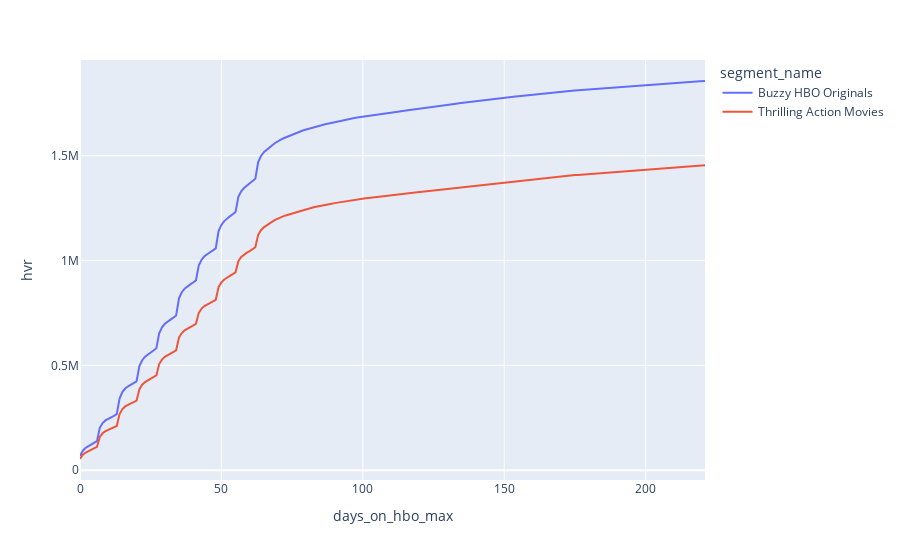

The code cell stored with this chart in its notebook:
### Code cell
fig = px.line(plot, x="days_on_hbo_max", y="hvr", color='segment_name')
fig.show()

### Figure 1 — Plotly figure (JSON) as saved in the notebook; plotly's stock layout.template omitted (floating-point values rounded to 4 significant figures; data arrays with more than 128 entries replaced by an {"elided": "..."} marker saying what was removed)
{"data": [{"hovertemplate": "segment_name=Buzzy HBO Originals<br>days_on_hbo_max=%{x}<br>hvr=%{y}<extra></extra>", "legendgroup": "Buzzy HBO Originals", "line": {"color": "#636efa", "dash": "solid"}, "marker": {"symbol": "circle"}, "mode": "lines", "name": "Buzzy HBO Originals", "orientation": "v", "showlegend": true, "type": "scatter", "x": {"elided": "222 int values"}, "xaxis": "x", "y": {"elided": "222 float values"}, "yaxis": "y"}, {"hovertemplate": "segment_name=Thrilling Action Movies<br>days_on_hbo_max=%{x}<br>hvr=%{y}<extra></extra>", "legendgroup": "Thrilling Action Movies", "line": {"color": "#EF553B", "dash": "solid"}, "marker": {"symbol": "circle"}, "mode": "lines", "name": "Thrilling Action Movies", "orientation": "v", "showlegend": true, "type": "scatter", "x": {"elided": "222 int values"}, "xaxis": "x", "y": {"elided": "222 float values"}, "yaxis": "y"}], "layout": {"autosize": true, "legend": {"title": {"text": "segment_name"}, "tracegroupgap": 0}, "margin": {"t": 60}, "xaxis": {"anchor": "y", "autorange": true, "domain": [0, 1], "range": [0, 221], "title": {"text": "days_on_hbo_max"}, "type": "linear"}, "yaxis": {"anchor": "x", "autorange": true, "domain": [0, 1], "range": [-47000.0, 1957000.0], "title": {"text": "hvr"}, "type": "linear"}}}
